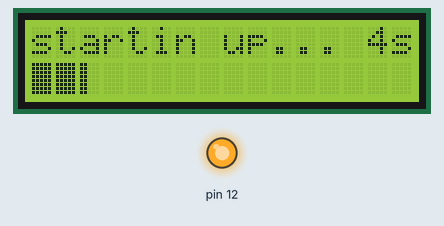
Recording of a sketch running on a simulated Arduino Uno, built with avr-gcc and run on an emulated ATmega328P. Shown: 16×2 character LCD, output pins drawn as LEDs (lit = HIGH).

Above: at 0.94 s.
At 1.89 s:
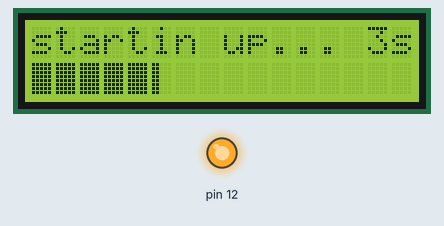
At 2.76 s:
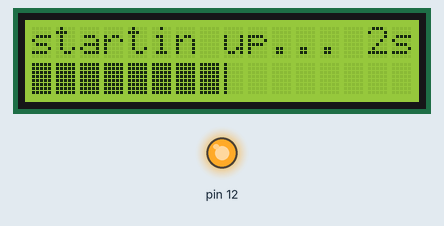
At 3.76 s:
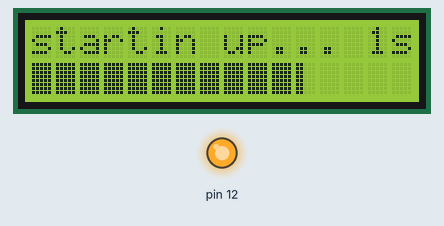
At 5.2 s:
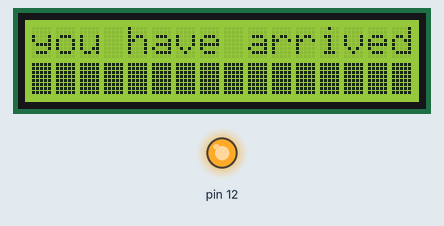

The sketch:

I2C_Progressbar.ino
```cpp
// original from http://www.electronics-lab.com/arduino-lcd-horizontal-progress-bar-using-custom-characters/
// Arduino LCD horizontal progress bar using custom characters
// counts down to a targetTime
// tested on a 1602 16x2 HD44780 Character LCD /w IIC/I2C FC-113 Serial Interface Adapter Module

#include <Wire.h>
#include <LiquidCrystal_I2C.h>
// uses the New LiquidCrystal library https://bitbucket.org/fmalpartida/new-liquidcrystal/wiki/Home

#define lenght 16.0

double percent=100.0;
unsigned char b;
unsigned int peace;

// custom charaters for the progress bar
// each one is a vertical line

byte p1[8] = {
  0x10,
  0x10,
  0x10,
  0x10,
  0x10,
  0x10,
  0x10,
  0x10};

byte p2[8] = {
  0x18,
  0x18,
  0x18,
  0x18,
  0x18,
  0x18,
  0x18,
  0x18};

byte p3[8] = {
  0x1C,
  0x1C,
  0x1C,
  0x1C,
  0x1C,
  0x1C,
  0x1C,
  0x1C};

byte p4[8] = {
  0x1E,
  0x1E,
  0x1E,
  0x1E,
  0x1E,
  0x1E,
  0x1E,
  0x1E};

byte p5[8] = {
  0x1F,
  0x1F,
  0x1F,
  0x1F,
  0x1F,
  0x1F,
  0x1F,
  0x1F};

float targetTime = 5.0; // in seconds
float startTime; // in milliseconds

LiquidCrystal_I2C lcd(0x27, 16, 2);

void setup()   {
  pinMode(12,OUTPUT);
  digitalWrite(12,HIGH);
  lcd.setBacklight(HIGH); // NOTE: You can turn the backlight off by setting it to LOW instead of HIGH
                          // although I haven't found it to work
  lcd.begin(); // for the new LiquidCrystal library, it's crucial that
                    // this 'begin' comes before createChar's
  lcd.createChar(0, p1);
  lcd.createChar(1, p2);
  lcd.createChar(2, p3);
  lcd.createChar(3, p4);
  lcd.createChar(4, p5);

  lcd.clear();
  startTime = millis();
}

void loop()
{
  lcd.setCursor(0, 0);

  if (((millis()-startTime)/1000) < targetTime) {

  // calculate time until reached target

  percent = (millis() - startTime)/(1000*targetTime)*100.0;

  lcd.print("startin up...");
  if (int(targetTime - (millis()-startTime)/1000) > 9) {
    lcd.print(int(targetTime - (millis()-startTime)/1000));
    lcd.print("s");
  }
  else {
    lcd.print(" ");
    lcd.print(int(targetTime - (millis()-startTime)/1000));
    lcd.print("s");
  }

  lcd.setCursor(0,1);

  double a=lenght/100*percent;

 // drawing black rectangles on LCD

  if (a>=1) {

    for (int i=1;i<a;i++) {

      lcd.write(byte(4));

      b=i;
    }

    a=a-b;

  }

  peace=a*5;

// drawing charater's colums

  switch (peace) {

  case 0:

    break;

  case 1:
    lcd.write(byte(0));

    break;

  case 2:
    lcd.write(byte(1));
    break;

  case 3:
    lcd.write(byte(2));
    break;

  case 4:
    lcd.write(byte(3));
    break;

  }

//clearing line
  for (int i =0;i<(lenght-b);i++) {

    lcd.print(" ");
  }

  ;
  }
  else{
    lcd.print("you have arrived");
    lcd.setCursor(0, 1);
    for (int i=1;i<=16;i++) {

      lcd.write(byte(4));

      b=i;
    }
  }
}
```
